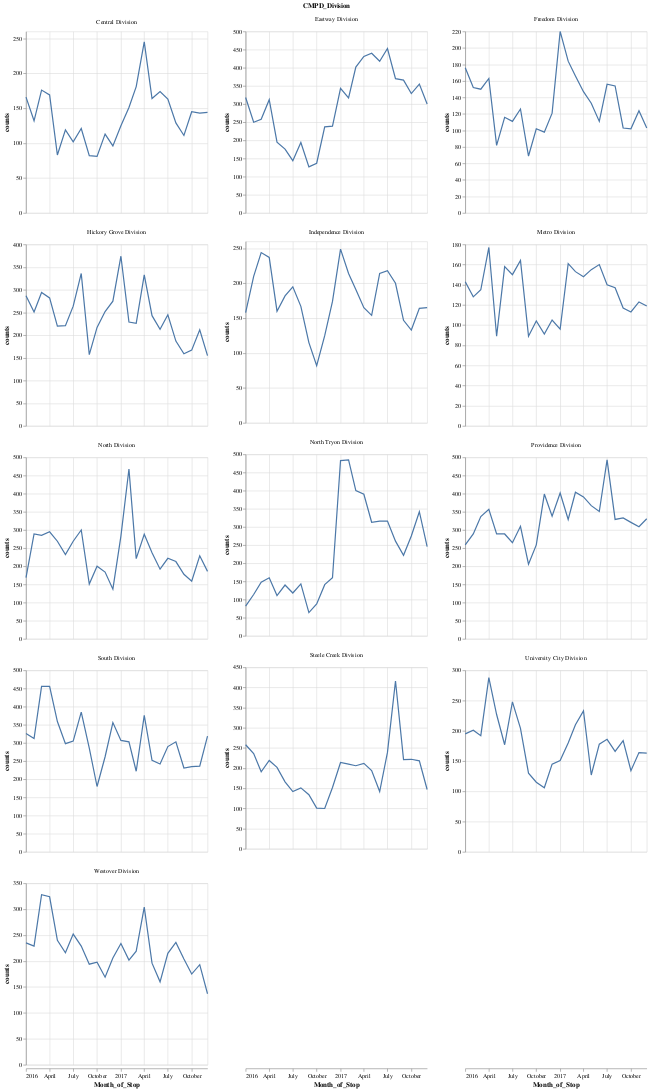

Notebook code for this chart:
### Code cell
alt.Chart(stops_division).mark_line().encode(
    x='Month_of_Stop:T',
    y='counts:Q',
    facet=alt.Facet('CMPD_Division:O').columns(3)
).resolve_scale(
    y='independent'
)

### Figure 1 — Vega-Lite specification as saved in the notebook (floating-point values rounded to 4 significant figures; data arrays with more than 128 entries replaced by an {"elided": "..."} marker saying what was removed)
{"config": {"view": {"continuousWidth": 300, "continuousHeight": 300}}, "data": {"name": "data-75704f3f8ab2aa822dbe74b414b9143a"}, "mark": {"type": "line"}, "encoding": {"facet": {"columns": 3, "field": "CMPD_Division", "type": "ordinal"}, "x": {"field": "Month_of_Stop", "type": "temporal"}, "y": {"field": "counts", "type": "quantitative"}}, "resolve": {"scale": {"y": "independent"}}, "$schema": "https://vega.github.io/schema/vega-lite/v5.14.1.json", "datasets": {"data-75704f3f8ab2aa822dbe74b414b9143a": {"elided": "312 records"}}}
